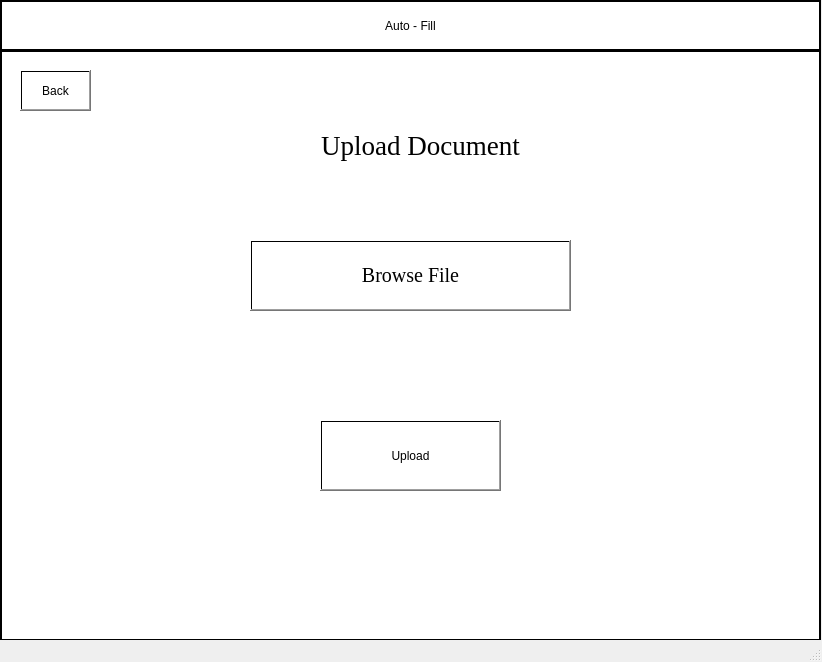
<?xml version="1.0" encoding="UTF-8"?>
<ui version="4.0">
 <class>UploadWindow</class>
 <widget class="QMainWindow" name="UploadWindow">
  <property name="geometry">
   <rect>
    <x>0</x>
    <y>0</y>
    <width>822</width>
    <height>662</height>
   </rect>
  </property>
  <property name="windowTitle">
   <string>MainWindow</string>
  </property>
  <widget class="QWidget" name="centralwidget">
   <widget class="QFrame" name="frame">
    <property name="geometry">
     <rect>
      <x>0</x>
      <y>50</y>
      <width>821</width>
      <height>591</height>
     </rect>
    </property>
    <property name="styleSheet">
     <string notr="true">border-color: rgb(0, 0, 0);
background-color: rgb(255, 255, 255);</string>
    </property>
    <property name="frameShape">
     <enum>QFrame::Box</enum>
    </property>
    <property name="frameShadow">
     <enum>QFrame::Plain</enum>
    </property>
    <property name="lineWidth">
     <number>2</number>
    </property>
    <widget class="QPushButton" name="bt_browsefile">
     <property name="geometry">
      <rect>
       <x>250</x>
       <y>190</y>
       <width>321</width>
       <height>71</height>
      </rect>
     </property>
     <property name="font">
      <font>
       <family>Georgia</family>
       <pointsize>15</pointsize>
       <weight>50</weight>
       <italic>false</italic>
       <bold>false</bold>
      </font>
     </property>
     <property name="autoFillBackground">
      <bool>false</bool>
     </property>
     <property name="styleSheet">
      <string notr="true">background-color: qlineargradient(spread:pad, x1:0.488636, y1:0.54, x2:1, y2:1, stop:0 rgba(255, 255, 255, 255));
font: 15pt &quot;Georgia&quot;;
border-color: rgb(0, 0, 0);</string>
     </property>
     <property name="text">
      <string>Browse File</string>
     </property>
    </widget>
    <widget class="QPushButton" name="bt_upload">
     <property name="geometry">
      <rect>
       <x>320</x>
       <y>370</y>
       <width>181</width>
       <height>71</height>
      </rect>
     </property>
     <property name="autoFillBackground">
      <bool>false</bool>
     </property>
     <property name="styleSheet">
      <string notr="true">background-color: qlineargradient(spread:pad, x1:0.488636, y1:0.54, x2:1, y2:1, stop:0 rgba(255, 255, 255, 255));
font: 15pt &quot;Georgia&quot;;
border-color: rgb(0, 0, 0);</string>
     </property>
     <property name="text">
      <string>Upload</string>
     </property>
    </widget>
    <widget class="QPushButton" name="bt_back">
     <property name="geometry">
      <rect>
       <x>20</x>
       <y>20</y>
       <width>71</width>
       <height>41</height>
      </rect>
     </property>
     <property name="styleSheet">
      <string notr="true">background-color: qlineargradient(spread:pad, x1:0.488636, y1:0.54, x2:1, y2:1, stop:0 rgba(255, 255, 255, 255));
font: 15pt &quot;Georgia&quot;;
border-color: rgb(0, 0, 0);</string>
     </property>
     <property name="text">
      <string>Back</string>
     </property>
    </widget>
   </widget>
   <widget class="QLabel" name="lb_main_1">
    <property name="geometry">
     <rect>
      <x>170</x>
      <y>120</y>
      <width>501</width>
      <height>51</height>
     </rect>
    </property>
    <property name="font">
     <font>
      <family>Georgia</family>
      <pointsize>20</pointsize>
      <weight>9</weight>
      <italic>false</italic>
      <bold>false</bold>
     </font>
    </property>
    <property name="styleSheet">
     <string notr="true">background-color: qlineargradient(spread:pad, x1:0.488636, y1:0.54, x2:1, y2:1, stop:0 rgba(255, 255, 255, 255));
border-color: rgb(0, 0, 0);
font: 75 20pt &quot;Georgia&quot;;</string>
    </property>
    <property name="frameShape">
     <enum>QFrame::NoFrame</enum>
    </property>
    <property name="lineWidth">
     <number>0</number>
    </property>
    <property name="text">
     <string>Upload Document</string>
    </property>
    <property name="scaledContents">
     <bool>false</bool>
    </property>
    <property name="alignment">
     <set>Qt::AlignCenter</set>
    </property>
   </widget>
   <widget class="QLabel" name="lb_Title_1">
    <property name="geometry">
     <rect>
      <x>0</x>
      <y>0</y>
      <width>821</width>
      <height>51</height>
     </rect>
    </property>
    <property name="layoutDirection">
     <enum>Qt::LeftToRight</enum>
    </property>
    <property name="styleSheet">
     <string notr="true">font: 20pt &quot;Georgia&quot;;
background-color: rgb(255, 255, 255);</string>
    </property>
    <property name="frameShape">
     <enum>QFrame::Box</enum>
    </property>
    <property name="lineWidth">
     <number>2</number>
    </property>
    <property name="text">
     <string>Auto - Fill</string>
    </property>
    <property name="scaledContents">
     <bool>true</bool>
    </property>
    <property name="alignment">
     <set>Qt::AlignCenter</set>
    </property>
   </widget>
  </widget>
  <widget class="QStatusBar" name="statusbar"/>
 </widget>
 <resources/>
 <connections/>
</ui>
